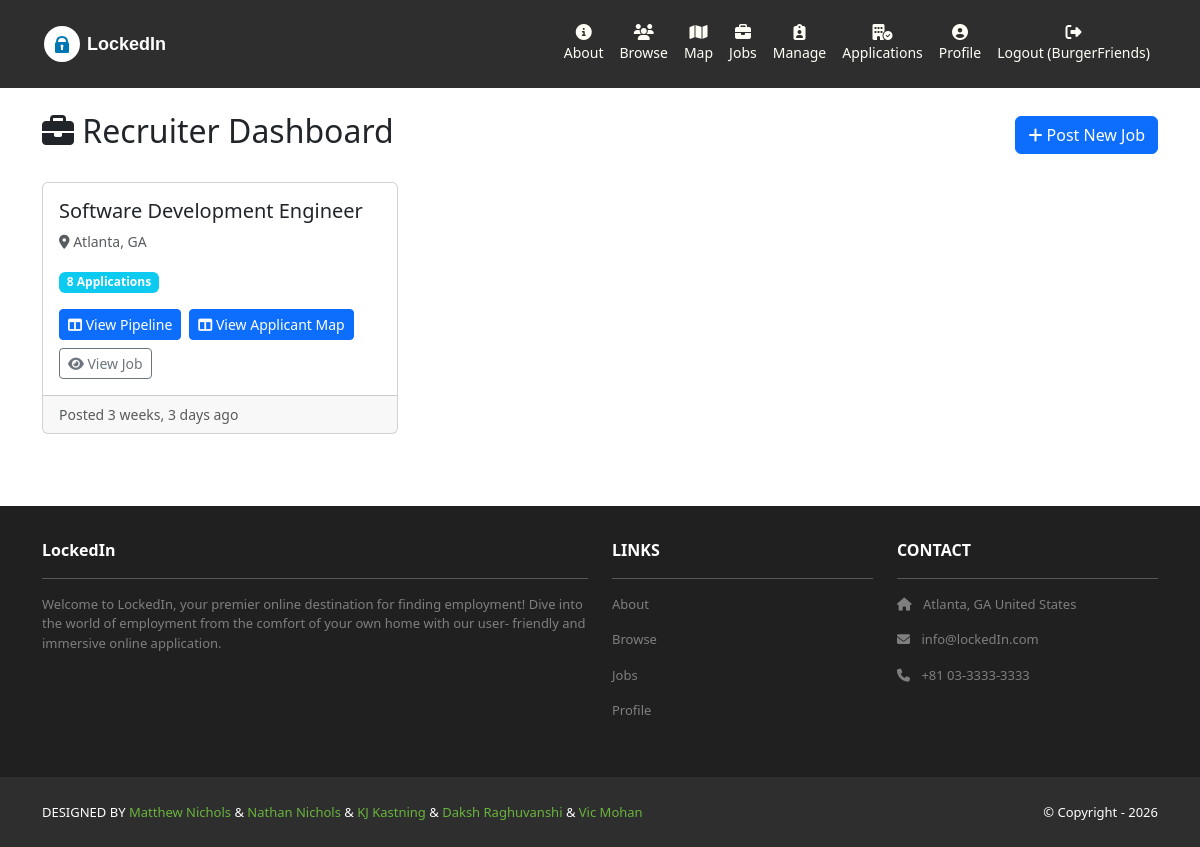
Screenshot of /jobs/recruiter/dashboard/ (signed in) with the database file from the repository.
### jobs/models.py (models this page shows, shortened)
class Job(models.Model):
    CLASSIFICATION_CHOICES = [
        ('Remote', 'remote'),
        ('Hybrid', 'hybrid'),
        ('On-Site', 'on-site'),
    ]
    id = models.AutoField(primary_key=True)
    created_at = models.DateTimeField(auto_now_add=True)
    title = models.CharField(help_text="What is the job title?", max_length = 255)
    start_date = models.DateTimeField()
    end_date = models.DateTimeField(blank=True, null=True)
    description = models.TextField()
    recruiter = models.ForeignKey(User, on_delete=models.CASCADE)
    skills = models.TextField(help_text="Required skills(E.g: Project Management, Agile Methodologies, etc.)")
    salary_upper = models.IntegerField()
    salary_lower = models.IntegerField()
    location = models.CharField(help_text="Work location. Can accept address, city/state, etc.", max_length = 255)
    latitude = models.FloatField(null=True)     # determined automatically using geopy, otherwise null
    longitude = models.FloatField(null=True)    # determined automatically using geopy, otherwise null
    classification = models.CharField(help_text="E.g: On-Site, Hybrid, Remote", max_length = 255, choices=CLASSIFICATION_CHOICES)
    isSponsoring = models.BooleanField(help_text="True: for OPT/CPT, F-1, J-1, etc., False: US citizens/Green Card holders")

### jobs/views.py (the view)
# urls.py: path('recruiter/dashboard/', views.recruiter_dashboard, name='jobs.recruiter_dashboard'),
@login_required
def recruiter_dashboard(request):
    jobs = Job.objects.filter(recruiter=request.user).order_by('-created_at')
    context = {
        'jobs': jobs,
        'template_data': {'title': 'Recruiter Dashboard'}
    }
    return render(request, 'jobs/recruiter_dashboard.html', context)

### jobs/templates/jobs/recruiter_dashboard.html (shortened to what this page needs)
{% extends 'base.html' %}
{% load static %}
{% block content %}
<div class="container mt-4 mb-5">
    <div class="d-flex justify-content-between align-items-center mb-4">
        <h2><i class="fas fa-briefcase"></i> Recruiter Dashboard</h2>
        <a href="{% url 'jobs.post' %}" class="btn btn-primary">
            <i class="fas fa-plus"></i> Post New Job
        </a>
    </div>
    {% if jobs %}
        <div class="row">
            {% for job in jobs %}
                <div class="col-md-6 col-lg-4 mb-4">
                    <div class="card h-100">
                        <div class="card-body">
                            <h5 class="card-title">{{ job.title }}</h5>
                            <p class="text-muted small">
                                <i class="fas fa-map-marker-alt"></i> {{ job.location }}
                            </p>
                            <div class="mb-3">
                                <span class="badge bg-info">
                                    {{ job.application_set.count }} Application{{ job.application_set.count|pluralize }}
                                </span>
                            </div>
                            <div class="d-flex gap-2">
                                <a href="{% url 'jobs.application_pipeline' job.id %}"
                                class="btn btn-sm btn-primary">
                                    <i class="fas fa-columns"></i> View Pipeline
                                </a>
                                <a href="{% url 'jobs.application_map' job.id %}"
                                class="btn btn-sm btn-primary">
                                    <i class="fas fa-columns"></i> View Applicant Map
                                </a>
                            </div>
                            <div class="mt-2">
                                <a href="{% url 'jobs.listing' job.id %}"
                                class="btn btn-sm btn-outline-secondary">
                                    <i class="fas fa-eye"></i> View Job
                                </a>
                            </div>
                        </div>
                        <div class="card-footer text-muted small">
                            Posted {{ job.created_at|timesince }} ago
                        </div>
                    </div>
                </div>
            {% endfor %}
        </div>
    {% endif %}
</div>
{% endblock %}

### lockedin/templates/base.html (shortened to what this page needs)
<!DOCTYPE html>
<html>
  {% load static %}
  <head>
    <link href=
      "https://cdn.jsdelivr.net/npm/bootstrap@5.3.3/dist/css/bootstrap.min.css" rel="stylesheet"
>
    <link rel= "stylesheet"  href= "https://cdnjs.cloudflare.com/ajax/libs/font-awesome/6.1.1/css/all.min.css">
    <link rel="stylesheet" type="text/css"
        href="{% static 'css/style.css' %}">
  </head>
  <body>
    <nav class="p-3 navbar navbar-dark bg-dark
         navbar-expand-lg">
      <div class="container">
        <a class="navbar-brand"
           href="{% url 'home.index' %}">
          <svg width="180" height="40" viewBox="0 0 180 40" xmlns="http://www.w3.org/2000/svg">
            <text x="45" y="26" font-family="Arial, sans-serif" font-size="18" font-weight="700" fill="#ffffff">LockedIn</text>
          </svg>
        </a>
        <div class="navbar-nav ms-auto navbar-ml">
            <a class="nav-link text-center" href="{% url 'home.about' %}">
              <i class="fa-solid fa-circle-info d-block"></i>
              <small>About</small></a>
            <a class="nav-link text-center" href="{% url 'profiles.list' %}">
              <i class="fas fa-users d-block"></i>
              <small>Browse</small>
            </a>
            {% if user.is_authenticated %}
                <a class="nav-link text-center" href="{% url 'jobs.map' %}">
                  <i class="fa-solid fa-map d-block"></i>
                  <small>Map</small>
                </a>
                <a class="nav-link text-center" href="{% url 'jobs.index' %}">
                  <i class="fa-solid fa-briefcase d-block"></i>
                  <small>Jobs</small>
                </a>
                {% if user.profile.role == 'recruiter' %}
                  <a class="nav-link text-center" href="{% url 'jobs.recruiter_dashboard' %}">
                    <i class="fa-solid fa-clipboard-user d-block"></i>
                    <small>Manage</small>
                  </a>
                {% endif %}
                <a class="nav-link text-center" href="{% url 'jobs.applications' %}">
                  <i class="fa-solid fa-building-circle-check d-block"></i>
                  <small>Applications</small>
                </a>
                <a class="nav-link text-center" href="{% url 'profiles.my_profile' %}">
                  <i class="fas fa-user-circle d-block"></i>
                  <small>Profile</small>
                </a>
                <a class="nav-link text-center" href="{% url 'accounts.logout' %}">
                  <i class="fa-solid fa-right-from-bracket d-block"></i>
                  <small>Logout ({{ user.username }})</small>
                </a>
            {% endif %}
        </div>
      </div>
    </nav>
    <div>
      {% block content %}
      {% endblock content %}
    </div>
    <section class="p-3 ms-footer d-none d-md-block">
      <div class="container">
        <div class="row mt-3 text-white">
          <div class="col-md-6 col-lg-6 col-xl-6 mx-auto mb-4">
            <b>LockedIn</b>
            <hr />
            <p>
              Welcome to LockedIn, your premier online
              destination for finding employment!
              Dive into the world of employment from the
              comfort of your own home with our user-
              friendly and immersive online application.
            </p>
          </div>
          <div class="col-md-3 col-lg-3 col-xl-3 mx-auto mb-4">
            <b>LINKS</b>
            <hr />
            <p><a class="nav-link"
              href="{% url 'home.about' %}">
              About
            </a></p>
            <p><a class="nav-link"
              href="{% url 'profiles.list' %}">
              Browse
            </a></p>
            {% if user.is_authenticated %}
            <p><a class="nav-link"
              href="{% url 'home.about' %}">
              Jobs
            </a></p>
            <p><a class="nav-link"
              href="{% url 'profiles.my_profile' %}">
              Profile
            </a></p>
            {% endif %}
          </div>
          <div class="col-md-3 col-lg-3 col-xl-3 mx-auto mb-4">
            <b>CONTACT</b>
            <hr />
            <p><i class="fas fa-home me-2"></i>
              Atlanta, GA United States
            </p>
            <p><i class="fas fa-envelope me-2"></i>
              info@lockedIn.com
            </p>
            <p><i class="fas fa-phone me-2"></i>
              +81 03-3333-3333
            </p>
          </div>
        </div>
      </div>
    </section>
    <section class="p-3 ms-footer-bottom bg-dark">
      <div class="container d-flex
           justify-content-between">
        <div class="me-5 text-white">
          <span>DESIGNED BY
            <a href="https://github.com/StealthyFearZ/lockedin"
            target="_blank">Matthew Nichols</a> &
            <a href="https://github.com/StealthyFearZ/lockedin"
            target="_blank">Nathan Nichols</a> &
            <a href="https://github.com/StealthyFearZ/lockedin"
            target="_blank">KJ Kastning</a> &
            <a href="https://github.com/StealthyFearZ/lockedin"
            target="_blank">Daksh Raghuvanshi</a> &
            <a href="https://github.com/StealthyFearZ/lockedin"
            target="_blank">Vic Mohan</a>
          </span>
        </div>
        <div class="text-white">
          <span>© Copyright - 2026</span>
        </div>
      </div>
    </section>
  </body>
</html>

### lockedin/static/css/style.css (style rules this page uses)
.navbar a.nav-link { color: #FFFEF6 !important; }
.bg-dark { background-color: #2E2E2E !important; }
.ms-footer { background-color: #202020; }
.ms-footer p { color: #7F7F7F; font-size: 13px; }
.ms-footer-bottom span { font-size: 13px; line-height: 38px; }
.ms-footer-bottom a { color: #6ab43e; text-decoration: none; }

### rows the page displays
Job: title "Software Development Engineer", location "Atlanta, GA", application_set.count "8", created_at "3 weeks, 3 days"

### other values shown
{{ user.username }} "BurgerFriends"
